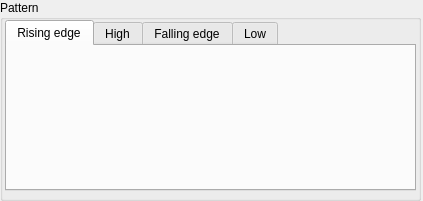
<?xml version="1.0" encoding="UTF-8"?>
<ui version="4.0">
 <class>Form</class>
 <widget class="QWidget" name="Form">
  <property name="geometry">
   <rect>
    <x>0</x>
    <y>0</y>
    <width>423</width>
    <height>201</height>
   </rect>
  </property>
  <property name="windowTitle">
   <string>Form</string>
  </property>
  <widget class="QGroupBox" name="groupBox">
   <property name="geometry">
    <rect>
     <x>0</x>
     <y>0</y>
     <width>421</width>
     <height>201</height>
    </rect>
   </property>
   <property name="title">
    <string>Pattern</string>
   </property>
   <widget class="QTabWidget" name="tabWidget">
    <property name="geometry">
     <rect>
      <x>5</x>
      <y>20</y>
      <width>411</width>
      <height>171</height>
     </rect>
    </property>
    <property name="currentIndex">
     <number>0</number>
    </property>
    <widget class="QWidget" name="tab">
     <attribute name="title">
      <string>Rising edge</string>
     </attribute>
     <widget class="caInclude" name="cainclude">
      <property name="geometry">
       <rect>
        <x>0</x>
        <y>0</y>
        <width>411</width>
        <height>141</height>
       </rect>
      </property>
      <property name="macro">
       <string notr="true">PAT=Rise, ID=$(ID), P=$(P), SYS=$(SYS),DEVICE=$(DEVICE)</string>
      </property>
      <property name="filename" stdset="0">
       <string notr="true">G_EVR_out_cml-mode-pattern-set.ui</string>
      </property>
     </widget>
    </widget>
    <widget class="QWidget" name="tab_3">
     <attribute name="title">
      <string>High</string>
     </attribute>
     <widget class="caInclude" name="cainclude_2">
      <property name="geometry">
       <rect>
        <x>0</x>
        <y>0</y>
        <width>411</width>
        <height>141</height>
       </rect>
      </property>
      <property name="macro">
       <string notr="true">PAT=High, ID=$(ID), P=$(P), SYS=$(SYS),DEVICE=$(DEVICE)</string>
      </property>
      <property name="filename" stdset="0">
       <string notr="true">G_EVR_out_cml-mode-pattern-set.ui</string>
      </property>
     </widget>
    </widget>
    <widget class="QWidget" name="tab_2">
     <attribute name="title">
      <string>Falling edge</string>
     </attribute>
     <widget class="caInclude" name="cainclude_3">
      <property name="geometry">
       <rect>
        <x>0</x>
        <y>0</y>
        <width>411</width>
        <height>141</height>
       </rect>
      </property>
      <property name="macro">
       <string notr="true">PAT=Fall, ID=$(ID), P=$(P), SYS=$(SYS),DEVICE=$(DEVICE)</string>
      </property>
      <property name="filename" stdset="0">
       <string notr="true">G_EVR_out_cml-mode-pattern-set.ui</string>
      </property>
     </widget>
    </widget>
    <widget class="QWidget" name="tab_4">
     <attribute name="title">
      <string>Low</string>
     </attribute>
     <widget class="caInclude" name="cainclude_4">
      <property name="geometry">
       <rect>
        <x>0</x>
        <y>0</y>
        <width>411</width>
        <height>141</height>
       </rect>
      </property>
      <property name="macro">
       <string notr="true">PAT=Low, ID=$(ID), P=$(P), SYS=$(SYS),DEVICE=$(DEVICE)</string>
      </property>
      <property name="filename" stdset="0">
       <string notr="true">G_EVR_out_cml-mode-pattern-set.ui</string>
      </property>
     </widget>
    </widget>
   </widget>
  </widget>
 </widget>
 <customwidgets>
  <customwidget>
   <class>caInclude</class>
   <extends>QWidget</extends>
   <header>caInclude</header>
  </customwidget>
 </customwidgets>
 <resources/>
 <connections/>
</ui>
